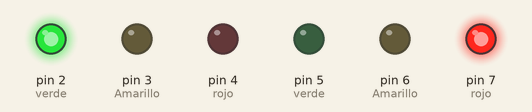
The sketch below on a simulated Arduino Uno, built with avr-gcc and run on an emulated ATmega328P. On the bench: output pins drawn as LEDs (lit = HIGH).

Above: at 1.5 s.
At 3.75 s:
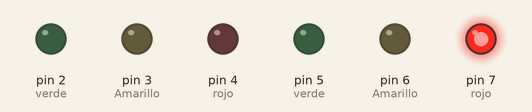
At 6.6 s:
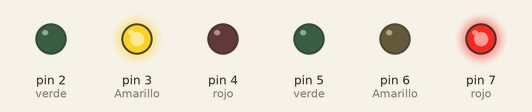
At 9.7 s:
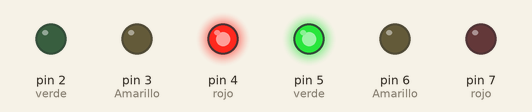
At 11.95 s:
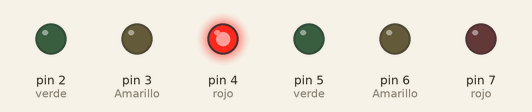
At 14.8 s:
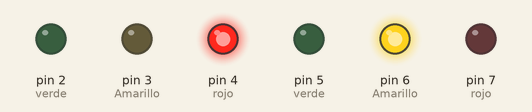
Timing chart, 0 to 18.9 s (numbered marks = the images above):
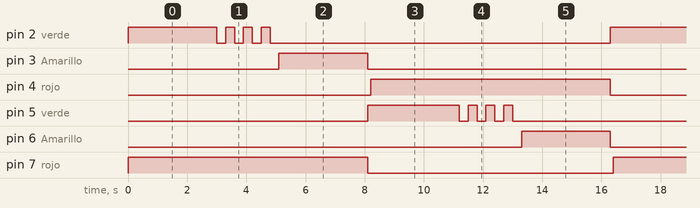

Measured:
- by itself, pin 2 (verde): repeats every 16.4 s: 3 × (LOW 0.30 s, HIGH 0.30 s), LOW 11.5 s, HIGH 3.1 s
- by itself, pin 3 (Amarillo), pin 6 (Amarillo): alternates HIGH for 3.0 s and LOW for 13.4 s
- by itself, pin 4 (rojo), pin 7 (rojo): alternates HIGH for 8.1 s and LOW for 8.3 s
- by itself, pin 5 (verde): goes HIGH 3.1 s, 3 × (LOW 0.30 s, HIGH 0.30 s), LOW 11.5 s, HIGH 3.1 s, 3 × (LOW 0.30 s, HIGH 0.30 s), then LOW

The sketch:

semaforo.ino
```cpp
void setup() {
  pinMode(2,OUTPUT);//verde
  pinMode(3,OUTPUT);//Amarillo
  pinMode(4,OUTPUT);//rojo
  pinMode(5,OUTPUT);//verde
  pinMode(6,OUTPUT);//Amarillo
  pinMode(7,OUTPUT);//rojo

}

void loop() {
  digitalWrite(2,HIGH),digitalWrite(7,HIGH);
  delay(3000);
  digitalWrite(2,LOW);
  delay(300);
  digitalWrite(2,HIGH);
  delay(300);
  digitalWrite(2,LOW);
  delay(300);
  digitalWrite(2,HIGH);
  delay(300);
  digitalWrite(2,LOW);
  delay(300);
  digitalWrite(2,HIGH);
  delay(300);
  digitalWrite(2,LOW);
  delay(300);
  digitalWrite(3,HIGH),digitalWrite(2,LOW);
  delay(3000);
  digitalWrite(3,LOW),digitalWrite(7,LOW),digitalWrite(5,HIGH);
  delay(100);
  digitalWrite(4,HIGH);
  delay(3000);
  digitalWrite(5,LOW);
  delay(300);
  digitalWrite(5,HIGH);
  delay(300);
  digitalWrite(5,LOW);
  delay(300);
  digitalWrite(5,HIGH);
  delay(300);
  digitalWrite(5,LOW);
  delay(300);
  digitalWrite(5,HIGH);
  delay(300);
  digitalWrite(5,LOW);
  delay(300);
  digitalWrite(6,HIGH),digitalWrite(5,LOW);
  delay(3000);
  digitalWrite(6,LOW),digitalWrite(4,LOW),digitalWrite(2,HIGH);
  delay(100);
}
```
